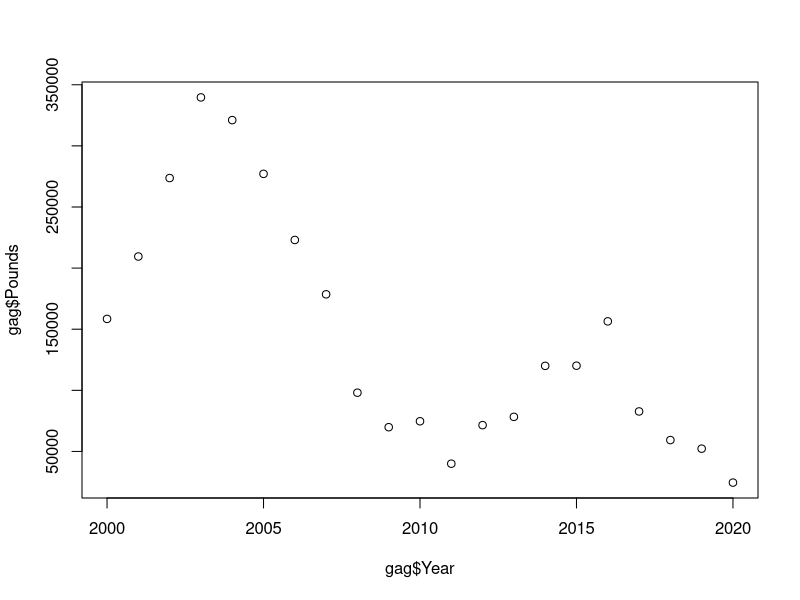
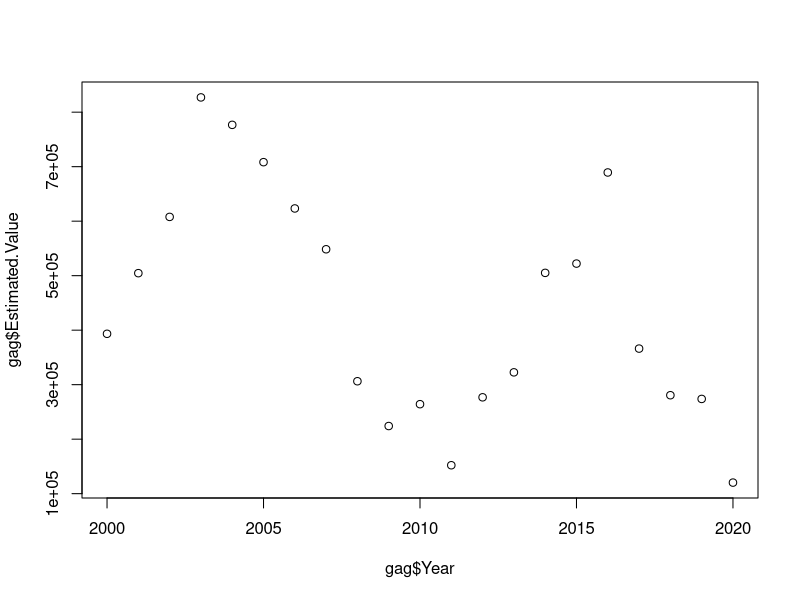
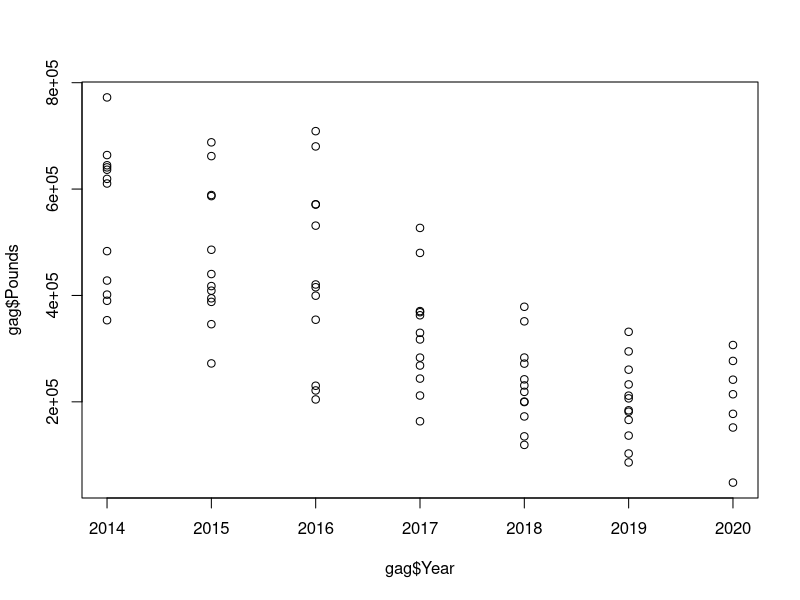
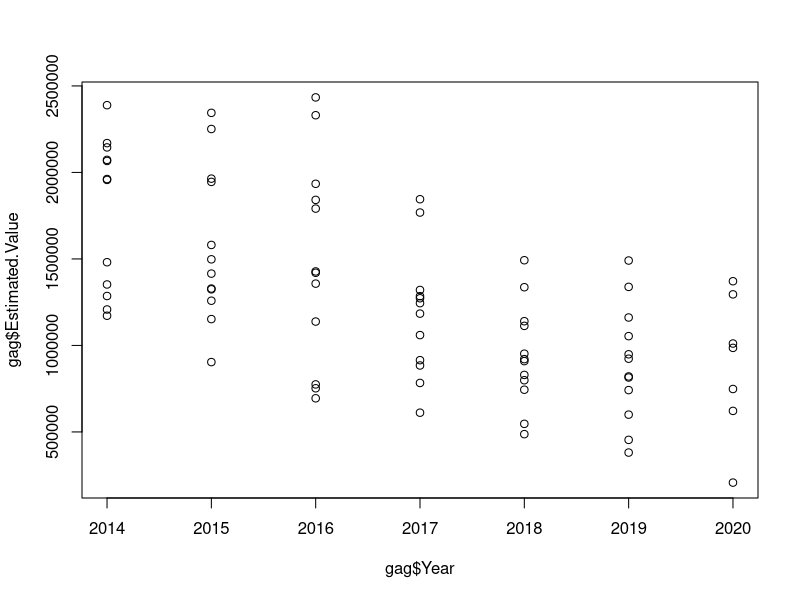
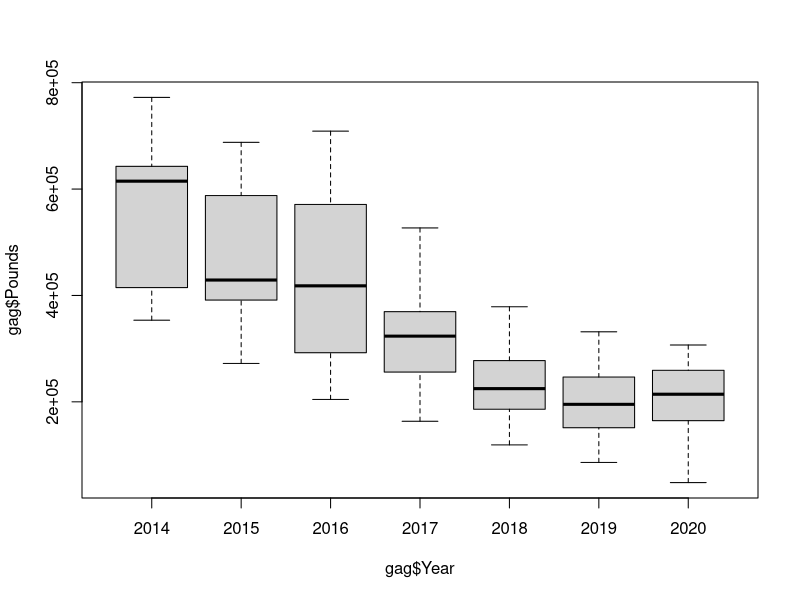
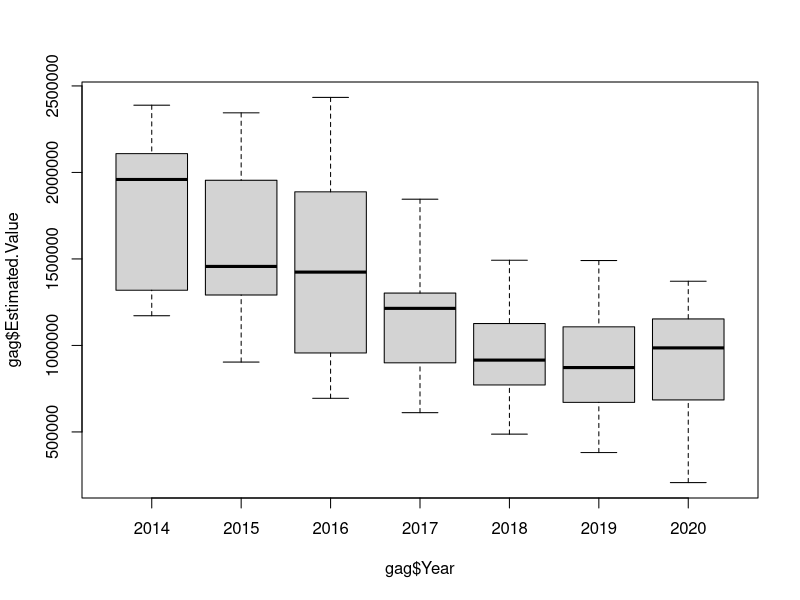
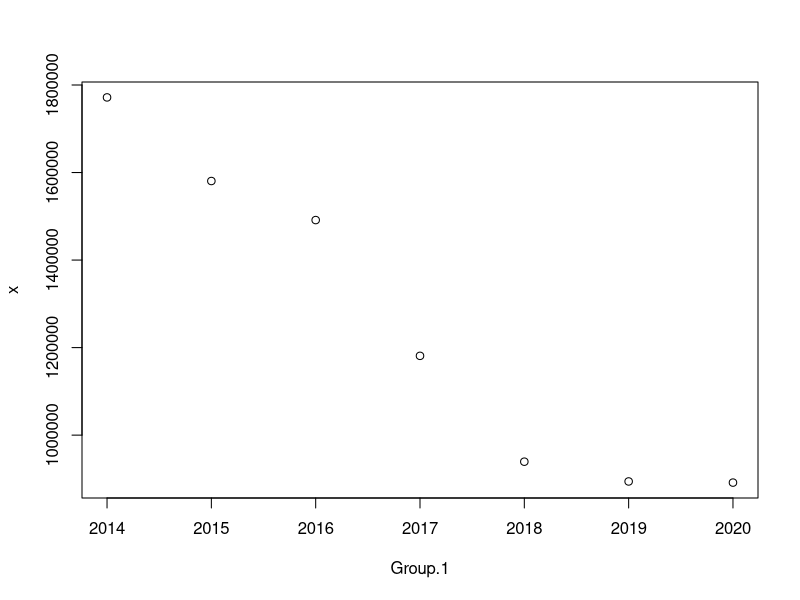
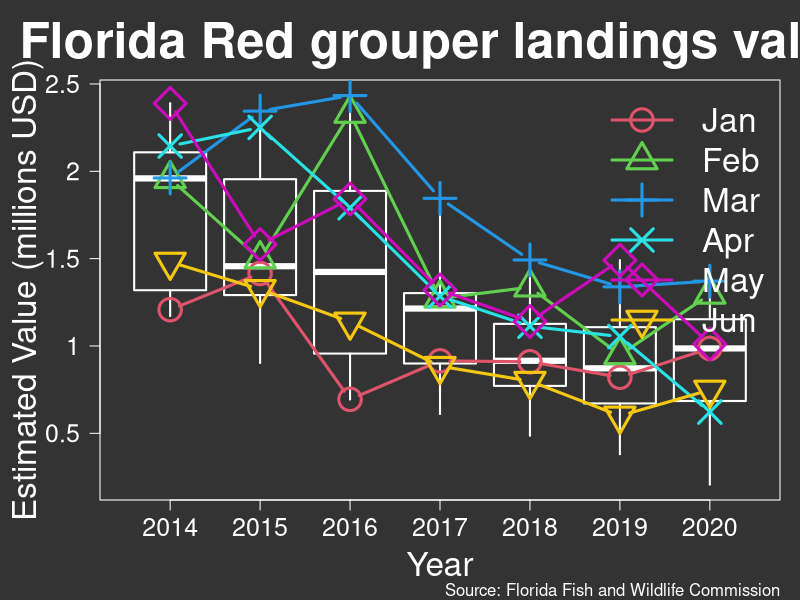

These charts were generated, in order, by the following R code:
library(lubridate)

setwd('~/Documents/R/Github/FL_seafood_landings/data')

### load data, skip first 9 lines because they are metadata
data <- read.csv('fl_landings_year.csv',skip=9)
### make some factors for easier parsing
data$Area.Description <- as.factor(data$Area.Description)
data$Species <- as.factor(data$Species)
### pull out Gag Grouper
ind_gag <- grep('gag',data$Species,ignore.case = T)
### pull out Ft Myers
ind_FM <- grep('fort myers',data$Area.Description,ignore.case = T)
### pull out Gag landed in Fort Myers
ind_FM_gag <- base::intersect(ind_gag,ind_FM)

gag <- data[ind_FM_gag,]

plot(gag$Year,gag$Pounds)
plot(gag$Year,gag$Estimated.Value)


### data by month
data <- read.csv('fl_landings_month.csv',skip=9)
data <- data[data$Year>2013,]
ind_gag <- grep('grouper, red',data$Species,ignore.case = T)
ind_ytd <- which(data$Month=='January' |
                      data$Month=='February' |
                      data$Month=='March' |
                      data$Month=='April' |
                      data$Month=='May' |
                      data$Month=='June' |
                      data$Month=='July')
### pull out Gag landed in year to date
ind_gag_ytd <- base::intersect(ind_gag,ind_ytd)
gag <- data[ind_gag,]
# gag <- data[ind_gag_ytd,]
# gag <- data
sum_agg <- aggregate(gag$Estimated.Value,by=list(gag$Year,gag$Month),sum,na.rm=T)


plot(gag$Year,gag$Pounds)
plot(gag$Year,gag$Estimated.Value)

boxplot(gag$Pounds~gag$Year)
boxplot(gag$Estimated.Value~gag$Year)

mths <- unique(gag$Month)
# plot(0,0,xlim=c(2013,2021),ylim=c(1e5,25e5))
setwd('~/Documents/R/Github/FL_seafood_landings/figures')
png('gouper_landings.png',width=12,height=10,units='in',res=300)
par(bg='gray20',mar=c(5,5,4,1))
b <- boxplot(gag$Estimated.Value~gag$Year,
             at=2014:2020,
             col='gray20',variwidth=T,border='white',
             xlab='Year',ylab='Estimated Value (millions USD)',
             staplewex=0,lty=1,lwd=2,axes=F,col.lab='white',cex.lab=2)
axis(1, col="white", col.ticks="white", col.axis="white", cex.axis=1.5)
axis(2, seq(5e5,25e5,5e5), seq(.5,2.5,.5), col="white", col.ticks="white", col.axis="white", cex.axis=1.5,las=1)
title('Florida Red grouper landings value',cex.main=3,col.main='white')
mtext('Source: Florida Fish and Wildlife Commission',
      line=4,side=1,adj=1,cex=1,col='white')
box(col='white')
for(i in 1:6){
  temp <- gag[gag$Month==mths[i],]
  points(temp$Year,temp$Estimated.Value,
         col=(i+1),pch=i,lty=1,typ='b',lwd=3,cex=3)
}
legend('topright',
       c('Jan','Feb','Mar','Apr','May','Jun'),
       pch=1:6,col=2:7,bty='n',cex=2,lwd=3,text.col='white',pt.cex=3)
dev.off()
# median_agg <- aggregate(gag$Estimated.Value,by=list(gag$Year),median,na.rm=T)
# points(median_agg$Group.1,median_agg$x,pch='-',cex=2,lwd=3)

sum_agg <- aggregate(gag$Estimated.Value,by=list(gag$Year),mean,na.rm=T)
plot(sum_agg)
